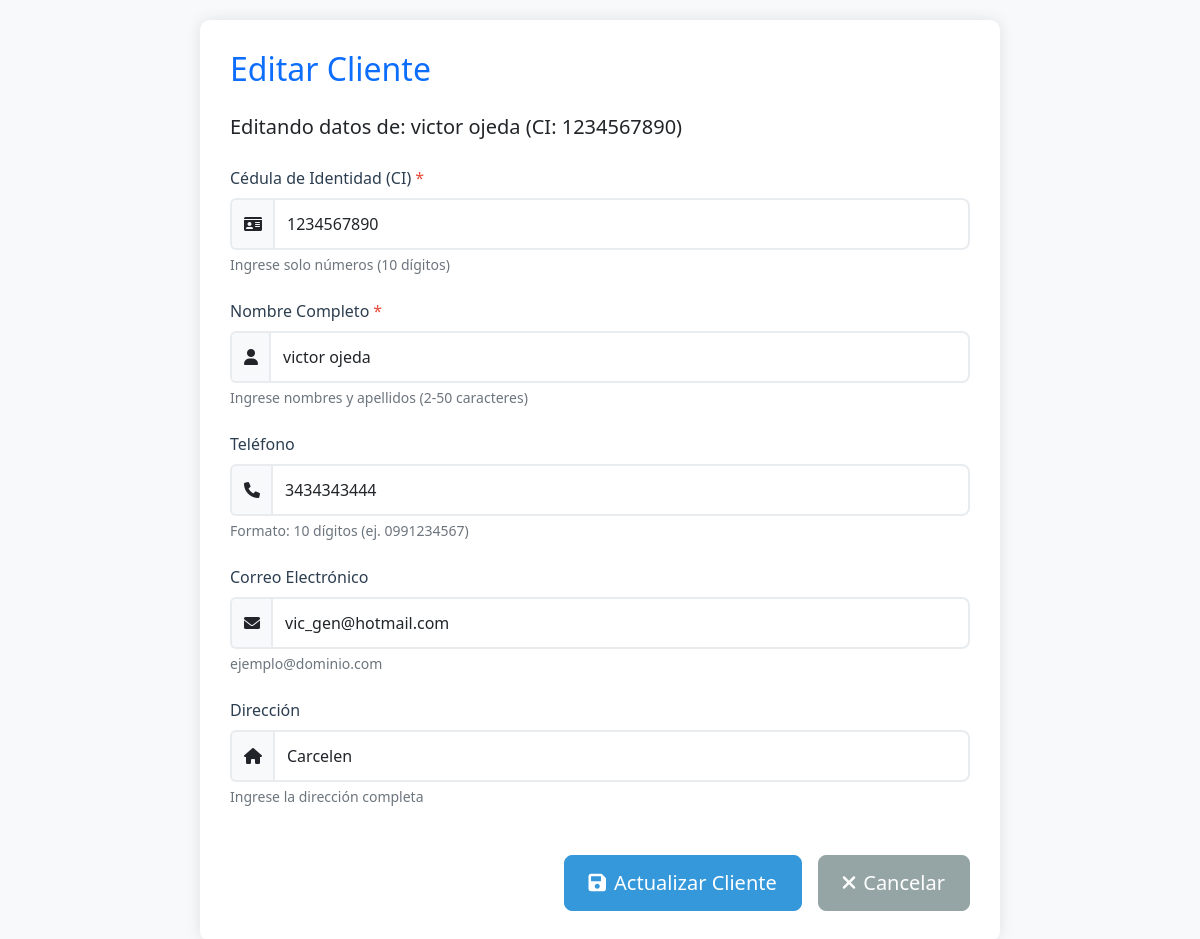
Screenshot of /cliente/editar/1234567890 (signed in) with the database file from the repository.
### tables this page shows
CREATE TABLE clientes (
            ci TEXT PRIMARY KEY NOT NULL, -- CI como clave primaria y no nula
            nombre TEXT NOT NULL,
            telefono TEXT,
            email TEXT,
            direccion TEXT
        );

### app.py (the view, shortened to what this page needs)
@app.route('/cliente/editar/<string:cliente_ci>', methods=['GET', 'POST'])
@login_required
@role_required('admin')
def editar_cliente(cliente_ci):
    db = get_db()
    cliente = db.execute('SELECT * FROM clientes WHERE ci = ?', (cliente_ci,)).fetchone()
    if not cliente:
        db.close()
        flash('Cliente no encontrado para edición.', 'danger')
        return redirect(url_for('listar_clientes'))
    form_data = dict(cliente) if cliente else {}
    db.close()
    return render_template('form_cliente.html',
                           cliente=cliente,
                           form_data=form_data)

### app.py (called while the page is built)
@app.before_request
def load_logged_in_user():
    user_id = session.get('user_id')
    if user_id is None:
        g.user = None
    else:
        db = get_db()
        g.user = db.execute(
            'SELECT * FROM users WHERE id = ?', (user_id,)
        ).fetchone()
        db.close()

def login_required(view):
    @wraps(view)
    def wrapped_view(**kwargs):
        if g.user is None:
            flash('Debes iniciar sesión para acceder a esta página.', 'warning')
            return redirect(url_for('login'))
        return view(**kwargs)
    return wrapped_view

def role_required(required_role):
    def decorator(view):
        @wraps(view)
        def wrapped_view(**kwargs):
            if not g.user:
                flash('Debes iniciar sesión para acceder a esta página.', 'warning')
                return redirect(url_for('login'))
            user_role = g.user['role'].lower() if g.user['role'] else 'user'
            if user_role != required_role.lower():
                flash(f'No tienes permiso para acceder a esta funcionalidad. Solo los usuarios con rol "{required_role}" pueden hacerlo.', 'danger')
                return redirect(url_for('index'))
            return view(**kwargs)
        return wrapped_view
    return decorator

### database.py (called while the page is built)
def get_db():
    conn = sqlite3.connect(DATABASE)
    conn.row_factory = sqlite3.Row
    return conn

### templates/form_cliente.html (shortened to what this page needs)
<!DOCTYPE html>
<html lang="es">
<head>
    <link href="https://cdn.jsdelivr.net/npm/bootstrap@5.3.3/dist/css/bootstrap.min.css" rel="stylesheet">
    <link rel="stylesheet" href="https://cdnjs.cloudflare.com/ajax/libs/font-awesome/6.0.0/css/all.min.css">
</head>
<body>
    <div class="container">
        <h2 class="mb-4 text-primary">Editar Cliente</h2>
        <p class="lead mb-4">Editando datos de: <strong>{{ cliente.nombre }}</strong> (CI: {{ cliente.ci }})</p>
        <form method="POST" action="{{ url_for('editar_cliente', cliente_ci=cliente.ci) }}" id="clienteForm">
            <div class="mb-4">
                <label for="ci" class="form-label">Cédula de Identidad (CI)<span class="required-field">*</span></label>
                <div class="input-group">
                    <span class="input-group-text"><i class="fas fa-id-card"></i></span>
                    <input type="text" class="form-control" id="ci" name="ci" required
                           value="{{ form_data.ci if form_data.ci else (cliente.ci if cliente else '') }}"
                           pattern="[0-9]{10}" maxlength="10">
                </div>
                <div class="form-text">Ingrese solo números (10 dígitos)</div>
            </div>
            <div class="mb-4">
                <label for="nombre" class="form-label">Nombre Completo<span class="required-field">*</span></label>
                <div class="input-group">
                    <span class="input-group-text"><i class="fas fa-user"></i></span>
                    <input type="text" class="form-control" id="nombre" name="nombre" required
                           value="{{ form_data.nombre if form_data.nombre else (cliente.nombre if cliente else '') }}"
                           pattern="[A-Za-záéíóúÁÉÍÓÚñÑ\s]{2,50}">
                </div>
                <div class="form-text">Ingrese nombres y apellidos (2-50 caracteres)</div>
            </div>
            <div class="mb-4">
                <label for="telefono" class="form-label">Teléfono</label>
                <div class="input-group">
                    <span class="input-group-text"><i class="fas fa-phone"></i></span>
                    <input type="tel" class="form-control" id="telefono" name="telefono"
                           value="{{ form_data.telefono if form_data.telefono else (cliente.telefono if cliente else '') }}"
                           pattern="[0-9]{10}" maxlength="10">
                </div>
                <div class="form-text">Formato: 10 dígitos (ej. 0991234567)</div>
            </div>
            <div class="mb-4">
                <label for="email" class="form-label">Correo Electrónico</label>
                <div class="input-group">
                    <span class="input-group-text"><i class="fas fa-envelope"></i></span>
                    <input type="email" class="form-control" id="email" name="email"
                           value="{{ form_data.email if form_data.email else (cliente.email if cliente else '') }}">
                </div>
                <div class="form-text">ejemplo@dominio.com</div>
            </div>
            <div class="mb-4">
                <label for="direccion" class="form-label">Dirección</label>
                <div class="input-group">
                    <span class="input-group-text"><i class="fas fa-home"></i></span>
                    <input type="text" class="form-control" id="direccion" name="direccion"
                           value="{{ form_data.direccion if form_data.direccion else (cliente.direccion if cliente else '') }}">
                </div>
                <div class="form-text">Ingrese la dirección completa</div>
            </div>
            <div class="d-grid gap-3 d-md-flex justify-content-md-end mt-5">
                <button type="submit" class="btn btn-primary btn-lg">
                    <i class="fas fa-save me-2"></i>Actualizar Cliente
                </button>
                <a href="{{ url_for('listar_clientes') }}" class="btn btn-secondary btn-lg">
                    <i class="fas fa-times me-2"></i>Cancelar
                </a>
            </div>
        </form>
    </div>
</body>
</html>

### templates/form_cliente.html (style rules this page uses)
body { padding-top: 20px; background-color: #f8f9fa; }
.container { max-width: 800px; background-color: white; padding: 30px; border-radius: 10px; box-shadow: 0 0 15px rgba(0,0,0,0.1); }
.form-label { font-weight: 500; color: #2c3e50; }
.form-control { border: 2px solid #e9ecef; border-radius: 8px; padding: 12px; transition: all 0.3s ease; }
.input-group-text { background-color: #f8f9fa; border: 2px solid #e9ecef; border-right: none; }
.btn { padding: 12px 24px; border-radius: 8px; transition: all 0.3s ease; }
.btn-primary { background-color: #3498db; border-color: #3498db; }
.btn-secondary { background-color: #95a5a6; border-color: #95a5a6; }
.form-text { font-size: 0.875rem; color: #6c757d; margin-top: 0.25rem; }
.required-field { color: #e74c3c; margin-left: 4px; }

### rows the page displays
clientes: nombre "victor ojeda", ci "1234567890", telefono "3434343444", email "vic_gen@hotmail.com", direccion "Carcelen"
